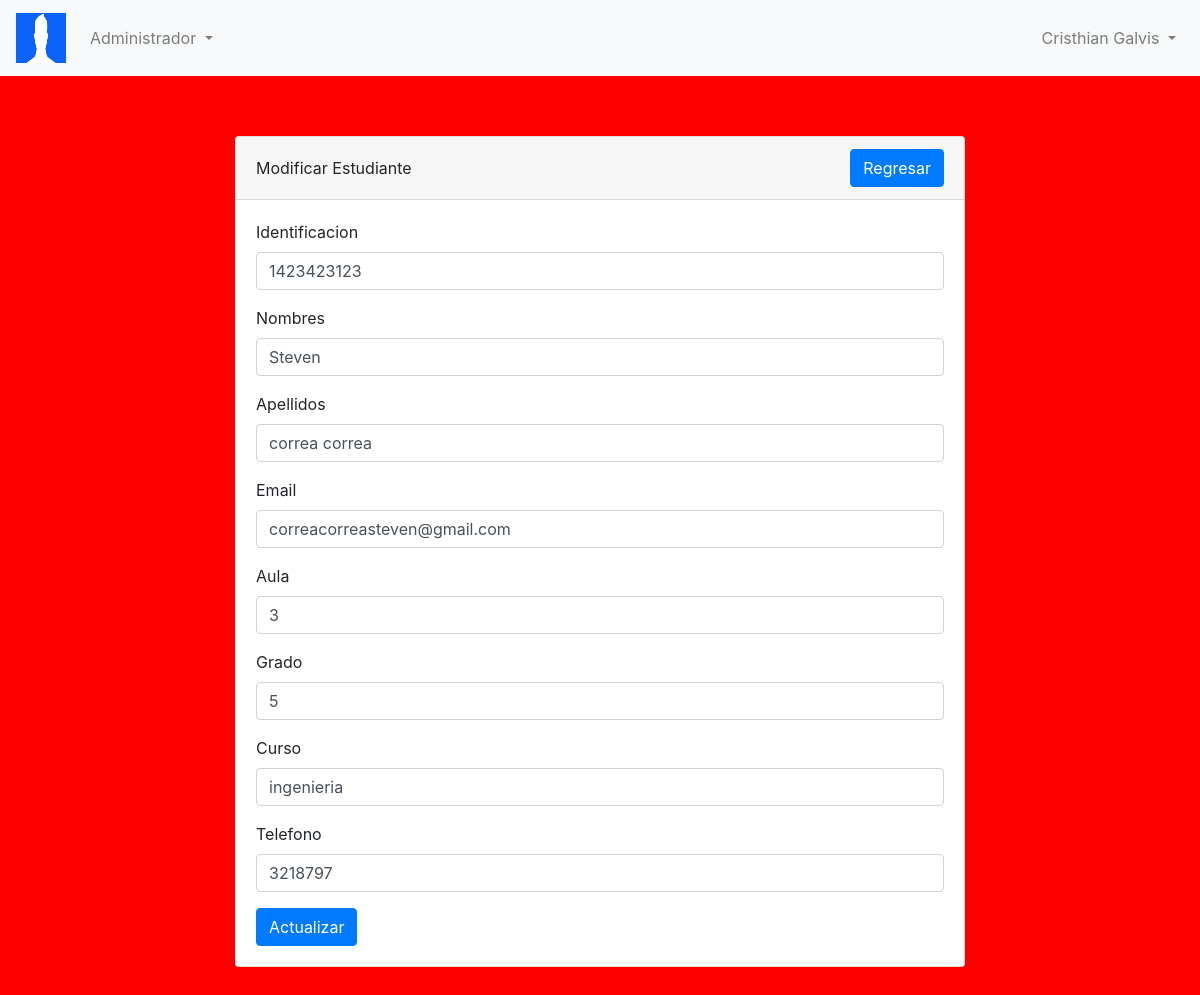
The page /modulos/estudiantes/editEstudiante.php?id=1 (signed in) on the database its author committed.
### tables this page shows
CREATE TABLE `estudiantes` (
  `id` int(10) NOT NULL,
  `Identificacion` varchar(191) NOT NULL,
  `Nombres` varchar(191) NOT NULL,
  `Apellidos` varchar(191) NOT NULL,
  `Email` varchar(191) NOT NULL,
  `Aula` int(10) NOT NULL,
  `Grado` int(10) NOT NULL,
  `Curso` varchar(191) NOT NULL,
  `Telefono` int(10) NOT NULL
);

### config/DBConect.php (called while the page is built, shortened)
<?php
    class Database {
        private static $dns = "mysql:host=localhost;dbname=colegio";
        private static $user = "root";
        private static $pass = "";
        private static $instance;
        public function __construct ()
        {
            $this->db = new PDO(self::$dns,self::$user,self::$pass);
        }
        public static function getInstance()
        {
            if(!isset(self::$instance))
            {
                self::$instance=new $object;
            }
            return self::$instance;
        }
        public function editEstudiante($id) {
            $conexion = Database::getInstance();
            $sql="SELECT id,identificacion,nombres,apellidos,email,aula,grado,curso,telefono from estudiantes where id=:id";
            $result = $conexion->db->prepare($sql);
            $params = array("id" => $id);
            $result->execute($params);
            return $result;
        }
    }
?>

### modulos/estudiantes/editEstudiante.php (the view, shortened to what this page needs)
<?php
    include_once("../../config/DBConect.php");
    $role = $_SESSION['sess_userrole'];
    $id = $_GET['id'];
    $conexion = new Database;
    $result = $conexion->editEstudiante($id);
    $estud_id = $estud_identificacion = $estud_nombres = $estud_apellidos = $estud_email = $estud_aula = $estud_grado = $estud_curso = $estud_telefono = "";
    foreach($result->fetchAll(PDO::FETCH_OBJ) as $r){
        $estud_identificacion = $r->identificacion;
        $estud_nombres = $r->nombres;
        $estud_apellidos = $r->apellidos;
        $estud_email  = $r->email;
        $estud_aula  = $r->aula;
        $estud_grado  = $r->grado;
        $estud_curso  = $r->curso;
        $estud_telefono = $r->telefono;
    }
?>
<!DOCTYPE html>
<html lang="en">
<head>
    <link href="../../bootstrap/css/bootstrap.min.css" rel="stylesheet" type="text/css">
    <link href="../../css/style.css" rel="stylesheet" type="text/css">
</head>
<body>
    <?php
        if($role=="1"){
            include_once('../../administrador/menu.php');
        }else if($role=="2"){
            include_once('../../profesores/menu.php');
        }
    ?>
    <div class="container">
        <div class="row justify-content-center">
            <div class="col-sm-8 col-xl-8">
                <div class="card">
                    <div class="card-header d-flex justify-content-between align-items-center">
                        Modificar Estudiante
                        <a href="<?= ROOT ?>modulos/estudiantes/estudiantes.php" class="btn btn-primary">Regresar</a>
                    </div>
                    <div class="card-body">
                        <form action="update.php" method="POST" name="forrol">
                            <div class="form-group">
                                <label for="identificacion">Identificacion</label>
                                <input type="text" class="form-control" id="identificacion" name="identificacion" value="<?= $estud_identificacion ?>" required>
                            </div>
                            <div class="form-group">
                                <label for="nombres">Nombres</label>
                                <input type="text" class="form-control" id="nombres" name="nombres" value="<?= $estud_nombres ?>" required>
                            </div>
                            <div class="form-group">
                                <label for="apellidos">Apellidos</label>
                                <input type="text" class="form-control" id="apellidos" name="apellidos" value="<?= $estud_apellidos ?>" required>
                            </div>
                            <div class="form-group">
                                <label for="email">Email</label>
                                <input type="text" class="form-control" id="email" name="email" value="<?= $estud_email ?>" required>
                            </div>
                            <div class="form-group">
                                <label for="aula">Aula</label>
                                <input type="text" class="form-control" id="aula" name="aula" value="<?= $estud_aula ?>" required>
                            </div>
                            <div class="form-group">
                                <label for="grado">Grado</label>
                                <input type="text" class="form-control" id="grado" name="grado" value="<?= $estud_grado ?>" required>
                            </div>
                            <div class="form-group">
                                <label for="curso">Curso</label>
                                <input type="text" class="form-control" id="curso" name="curso" value="<?= $estud_curso ?>" required>
                            </div>
                            <div class="form-group">
                                <label for="telefono">Telefono</label>
                                <input type="text" class="form-control" id="telefono" name="telefono" value="<?= $estud_telefono ?>" required>
                            </div>
                            <button type="submit" class="btn btn-primary">Actualizar</button>
                        </form>
                    </div>
                </div>
            </div>
        </div>
</body>
</html>

### css/style.css (style rules this page uses)
.container { margin-top: 5%; margin-bottom: 5%; }
body { background-color: red; }
.col-xl-8, .col-sm-8 { -ms-flex: 0 0 66.666667%; flex: 0 0 66.666667%; max-width: 100.666667%; }

### rows shown on the page
estudiantes: identificacion "1423423123", nombres "Steven", apellidos "correa correa", email "correacorreasteven@gmail.com", aula "3", grado "5", curso "ingenieria", telefono "3218797"

### other values the page prints
$_SESSION['sess_usernom'] "Cristhian"
$_SESSION['sess_userapel'] "Galvis"
